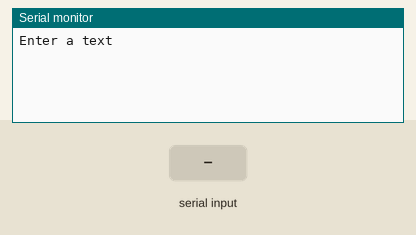
A sketch run on a simulated Arduino Uno, built with avr-gcc and run on an emulated ATmega328P. On the bench: the last lines printed to the serial monitor. The test bench sets the inputs (shaded band).

Above: at 1.2 s.
1.3 s: "1" received over Serial
At 3.3 s:
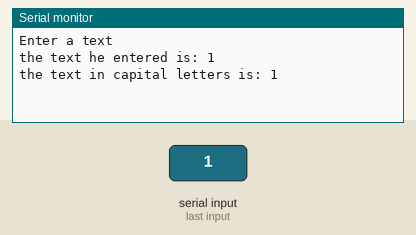
3.8 s: "0" received over Serial
At 5.1 s:
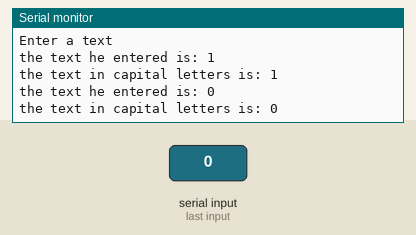
5.3 s: "2" received over Serial
At 7.5 s:
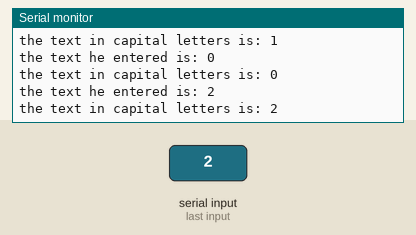

The sketch:

text_in_uppercase.ino
```cpp
String message = "";
void setup() {
	Serial.begin(9600);
  	Serial.println("Enter a text");
}

void loop() {
	while (Serial.available()==1){
       	message=Serial.readString();
      	Serial.println(String("the text he entered is: ") + message);
   		message.toUpperCase();
   		Serial.println(String("the text in capital letters is: ") + message);
	}
}
```

Measured:
- after the input at 1.3 s, the serial monitor: prints a new line after 1.0 s (image 1)
- after the input at 3.8 s, the serial monitor: prints a new line after 1.0 s (image 2)
- after the input at 5.3 s, the serial monitor: prints a new line after 1.0 s (image 3)
